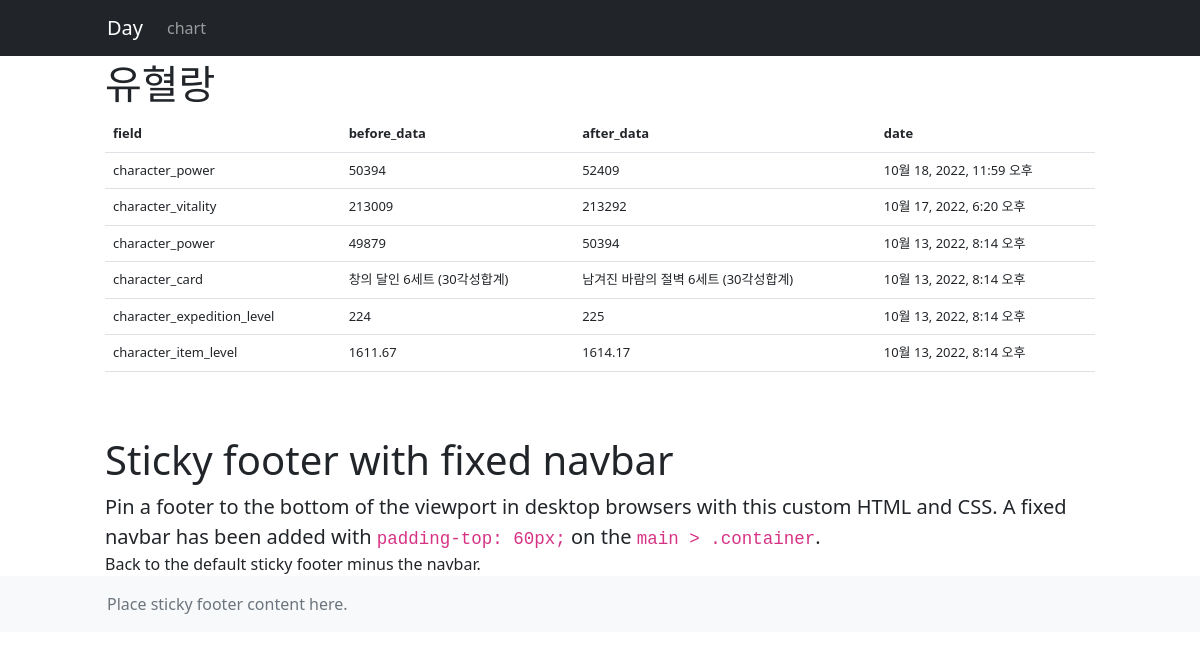
/guild/유혈랑/, run on the app's committed database.
### guild/models.py (models this page shows, shortened)
class History(models.Model):
    character_name = models.ForeignKey(Member, on_delete=models.CASCADE)
    field = models.CharField(max_length=50)
    before_data = models.CharField(max_length=200)
    after_data = models.CharField(max_length=200)
    date = models.DateTimeField(auto_now_add=True)

### guild/views.py (the view)
# urls.py: path('<str:character_name>/', views.history, name='history')
def history(request, character_name):
    character_history = History.objects.filter(character_name=character_name).order_by('-date')
    context = {'character_name': character_name, 'character_history': character_history}
    return render(request, 'guild/character_history.html', context)

### templates/guild/character_history.html
{% extends 'base.html' %}
{% load guild_filter %}
{% block content %}
<h1>{{character_name}}</h1>
<div class="table-responsive text-nowrap">
    <table class="table">
        <thead>
        <tr>
            <th scope="col">field</th>
            <th scope="col">before_data</th>
            <th scope="col">after_data</th>
            <th scope="col">date</th>
        </tr>
        </thead>
        <tbody>
        {% if character_history %}
        {% for history in character_history %}
        <tr>
            <td>{{history.field}}</a></td>
            <td>{{history.before_data}}</td>
            <td>{{history.after_data}}</td>
            <td>{{history.date}}</td>
        </tr>
        {% endfor %}
        {% else %}
        <tr>
            <td>no data</td>
        </tr>
        {% endif %}
        </tbody>
    </table>
</div>
{% endblock %}

### static/style.css (style rules this page uses)
.table { font-size:13px; }

### data on the page
History: field "character_power", before_data "50394", after_data "52409", date "10월 18, 2022, 11:59 오후"
History: field "character_vitality", before_data "213009", after_data "213292", date "10월 17, 2022, 6:20 오후"
History: field "character_power", before_data "49879", after_data "50394", date "10월 13, 2022, 8:14 오후"
History: field "character_card", before_data "창의 달인 6세트 (30각성합계)", after_data "남겨진 바람의 절벽 6세트 (30각성합계)", date "10월 13, 2022, 8:14 오후"
History: field "character_expedition_level", before_data "224", after_data "225", date "10월 13, 2022, 8:14 오후"
History: field "character_item_level", before_data "1611.67", after_data "1614.17", date "10월 13, 2022, 8:14 오후"

### other printed values
{{ character_name }} "유혈랑"
